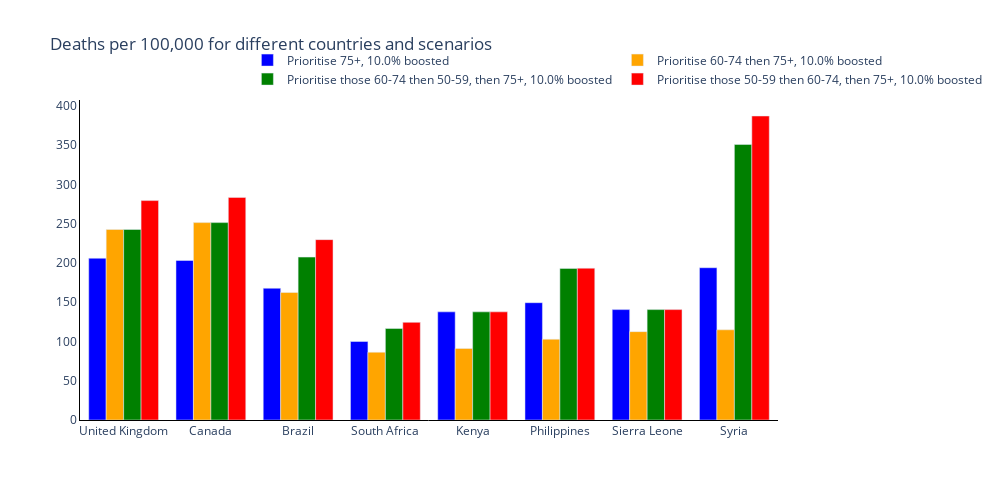

Here is the notebook cell this chart was saved with:
### Markdown cell above
## Summary Figure

### Code cell
new_colours = ['blue', 'orange', 'green', 'red']

trace_name = ['{}, {}% boosted'.format(scenario, 100 * scenario_boost_pop_percent[s]) for s, scenario in enumerate(scenario_names)]

fig = go.Figure()
# Plot for each region
for s, scenario in enumerate(scenario_names):
    fig.add_trace(
        go.Bar(
            y=[np.sum(total_new_deaths_mean[r][s, :]) for r, reg in enumerate(regions)],
            x=regions,
            name=trace_name[s],
            marker_color=new_colours[s],
        )
    )

# Add axis labels
fig.update_layout(
    boxmode='group',
    title='Deaths per 100,000 for different countries and scenarios',
    width=1000,
    height=500,
    plot_bgcolor='white',
    xaxis=dict(linecolor='black'),
    yaxis=dict(linecolor='black'),
    hovermode='x unified',
    legend=dict(
            orientation="h",
            yanchor="bottom",
            y=1.02,
            xanchor="right",
            x=1.3
        )
    )

fig.write_image('images/Deaths per Scenario and Country.pdf')
fig.show()

### Figure 1 — Plotly figure (JSON) as saved in the notebook; plotly's stock layout.template omitted (floating-point values rounded to 4 significant figures)
{"data": [{"marker": {"color": "blue"}, "name": "Prioritise 75+, 10.0% boosted", "type": "bar", "x": ["United Kingdom", "Canada", "Brazil", "South Africa", "Kenya", "Philippines", "Sierra Leone", "Syria"], "y": [205.9, 203.0, 167.7, 99.92, 137.7, 149.3, 140.5, 193.9]}, {"marker": {"color": "orange"}, "name": "Prioritise 60-74 then 75+, 10.0% boosted", "type": "bar", "x": ["United Kingdom", "Canada", "Brazil", "South Africa", "Kenya", "Philippines", "Sierra Leone", "Syria"], "y": [242.6, 251.3, 162.3, 86.31, 90.98, 102.9, 112.5, 114.8]}, {"marker": {"color": "green"}, "name": "Prioritise those 60-74 then 50-59, then 75+, 10.0% boosted", "type": "bar", "x": ["United Kingdom", "Canada", "Brazil", "South Africa", "Kenya", "Philippines", "Sierra Leone", "Syria"], "y": [242.6, 251.3, 207.4, 116.5, 137.7, 193.0, 140.5, 350.8]}, {"marker": {"color": "red"}, "name": "Prioritise those 50-59 then 60-74, then 75+, 10.0% boosted", "type": "bar", "x": ["United Kingdom", "Canada", "Brazil", "South Africa", "Kenya", "Philippines", "Sierra Leone", "Syria"], "y": [279.3, 283.4, 229.6, 124.3, 137.7, 193.3, 140.5, 387.0]}], "layout": {"boxmode": "group", "height": 500, "hovermode": "x unified", "legend": {"orientation": "h", "x": 1.3, "xanchor": "right", "y": 1.02, "yanchor": "bottom"}, "plot_bgcolor": "white", "title": {"text": "Deaths per 100,000 for different countries and scenarios"}, "width": 1000, "xaxis": {"linecolor": "black"}, "yaxis": {"linecolor": "black"}}}
